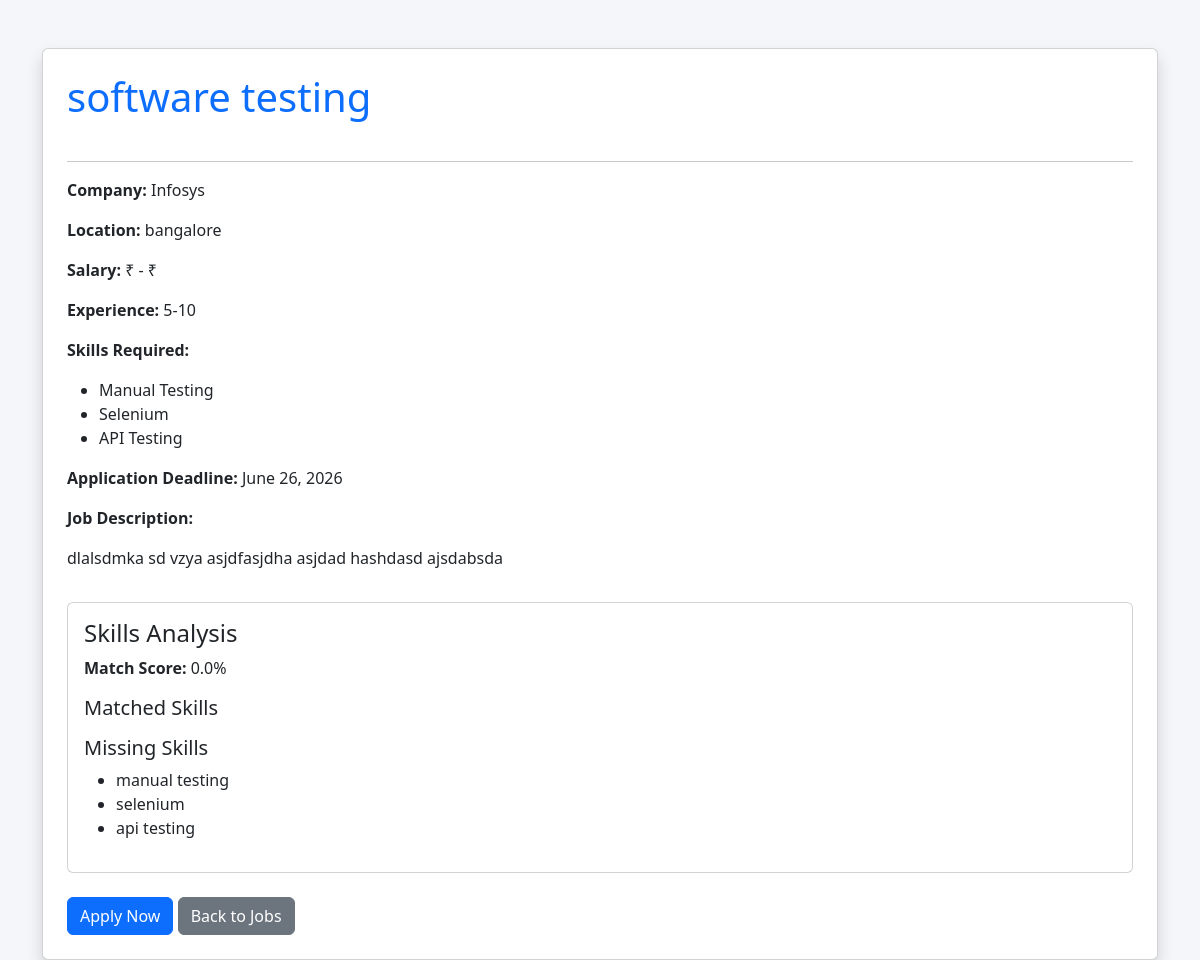
Screenshot of /jobs/job_details/5/ (signed in) with the database file from the repository.
### job/models.py (models this page shows, shortened)
class Job(models.Model):
    JOB_TYPES = (
        ('Full Time', 'Full Time'),
        ('Part Time', 'Part Time'),
        ('Internship', 'Internship'),
        ('Remote', 'Remote'),
    )
    EXPERIENCE_CHOICES = [
        ('Fresher', 'Fresher'),
        ('0-1', '0-1 Years'),
        ('1-3', '1-3 Years'),
        ('3-5', '3-5 Years'),
        ('5-10', '5-10 Years'),
        ('10+', '10+ Years'),
    ]
    title = models.CharField(max_length=200)
    company = models.ForeignKey(
        Company,
        on_delete=models.CASCADE,
        related_name='jobs'
    )
    location = models.CharField(max_length=200)
    salary = models.DecimalField(max_digits=10, decimal_places=2, null=True, blank=True)
    job_type = models.CharField(max_length=20, choices=JOB_TYPES)
    experience = models.CharField(
            max_length=20,
            choices=EXPERIENCE_CHOICES
        )
    vacancies = models.PositiveIntegerField(default=1)
    description = models.TextField()
    category = models.ForeignKey(
        JobCategory,
        on_delete=models.CASCADE
    )
    skills = models.ManyToManyField(Skill)
    posted_date = models.DateTimeField(auto_now_add=True)
    application_deadline = models.DateField()
    is_active = models.BooleanField(default=True)
    is_featured = models.BooleanField(default=False)
    plan = models.ForeignKey(
        FeaturedPlan,
        on_delete=models.CASCADE,
        null=True,
        blank=True
    )
    featured_until = models.DateField(
        null=True,
        blank=True
    )

class Skill(models.Model):
    category = models.ForeignKey(
        JobCategory,
        on_delete=models.CASCADE,
        related_name='skills'
    )
    name = models.CharField(max_length=100)

### employer/models.py (models this page shows, shortened)
class Company(models.Model):
    user = models.OneToOneField(
        settings.AUTH_USER_MODEL,
        on_delete=models.CASCADE
    )
    COMPANY_SIZE_CHOICES = [
        ('1-10', '1-10 Employees'),
        ('11-50', '11-50 Employees'),
        ('51-200', '51-200 Employees'),
        ('201-500', '201-500 Employees'),
        ('501-1000', '501-1000 Employees'),
        ('1001+', '1001+ Employees'),
    ]
    company_name = models.CharField(max_length=200)
    logo = models.ImageField(upload_to='company_logos/', blank=True, null=True)
    industry = models.ForeignKey(
        Industry,
        on_delete=models.CASCADE
    )
    website = models.URLField(blank=True, null=True)
    linkedin_url = models.URLField(blank=True, null=True)
    facebook_url = models.URLField(blank=True, null=True)
    email = models.EmailField()
    phone = models.CharField(max_length=15)
    address = models.TextField()
    city = models.CharField(max_length=100)
    state = models.CharField(max_length=100)
    country = models.CharField(max_length=100)
    company_size = models.CharField(
                    max_length=20,
                    choices=COMPANY_SIZE_CHOICES
                )
    description = models.TextField(blank=True, null=True)
    founded_year = models.PositiveIntegerField(blank=True, null=True)
    is_verified = models.BooleanField(default=False)
    created_at = models.DateTimeField(auto_now_add=True)

### aijobportal/decorators.py (the view)
    def wrapper(request, *args, **kwargs):
        if request.user.is_authenticated and request.user.user_type == 'jobseeker':
            return view_func(request, *args, **kwargs)
        messages.error(request, "You are not authorized to access this page.")
        return redirect('login')

### templates/job/job_details.html (shortened to what this page needs)
{% load static %}
<!DOCTYPE html>
<html lang="en">
<head>
    <link href="https://cdn.jsdelivr.net/npm/bootstrap@5.3.3/dist/css/bootstrap.min.css" rel="stylesheet">
    <link rel="stylesheet" href="{% static 'css/jobapply.css' %}">
</head>
<body>
<div class="container mt-5">
    <div class="card shadow p-4">
        <h1 class="text-primary mb-4">{{ job.title }}</h1>
        <hr>
        <p><strong>Company:</strong> {{ job.company.company_name }}</p>
        <p><strong>Location:</strong> {{ job.location }}</p>
        <p><strong>Salary:</strong>
            ₹{{ job.salary_min }} - ₹{{ job.salary_max }}
        </p>
        <p><strong>Experience:</strong> {{ job.experience }}</p>
        <p><strong>Skills Required:</strong></p>
        <ul>
            {% for skill in job.skills.all %}
                <li>{{ skill.name }}</li>
            {% empty %}
                <li>No skills specified</li>
            {% endfor %}
        </ul>
        <p>
            <strong>Application Deadline:</strong>
            {{ job.application_deadline }}
        </p>
        <p><strong>Job Description:</strong></p>
        <p>{{ job.description }}</p>
        {% if score is not None %}
<div class="card mt-3">
    <div class="card-body">
        <h4>Skills Analysis</h4>
        <p>
            <strong>Match Score:</strong>
            {{ score }}%
        </p>
        <h5>Matched Skills</h5>
        <h5>Missing Skills</h5>
        <ul>
            {% for skill in missing %}
                <li>{{ skill }}</li>
            {% endfor %}
        </ul>
    </div>
</div>
{% endif %}
        <div class="mt-4">
            {% if user.is_authenticated %}
                {% if already_applied %}
                    <button class="btn btn-success" disabled>
                        Applied
                    </button>
                {% else %}
                    <a href="{% url 'apply_job' job.id %}"
                       class="btn btn-primary">
                        Apply Now
                    </a>
                {% endif %}
            {% else %}
                <a href="{% url 'login' %}" class="btn btn-primary">
                    Login to Apply
                </a>
            {% endif %}
            <a href="{% url 'joblist' %}"
               class="btn btn-secondary">
                Back to Jobs
            </a>
        </div>
    </div>
</div>
</body>
</html>

### static/css/jobapply.css (style rules this page uses)
body { background:#f4f6f9; }

### rows the page displays
Job: title "software testing", company.company_name "Infosys", location "bangalore", experience "5-10", application_deadline "June 26, 2026", description "dlalsdmka sd vzya asjdfasjdha asjdad hashdasd ajsdabsda"
Skill: name "Manual Testing"
Skill: name "Selenium"
Skill: name "API Testing"

### other values shown
{{ score }} "0.0"
{{ skill }} "manual testing" "selenium" "api testing"
